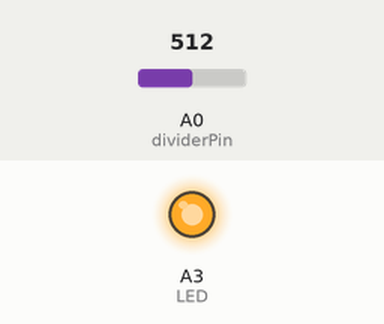
Recording of a sketch running on a simulated Arduino Uno, built with avr-gcc and run on an emulated ATmega328P. On the bench: output pins drawn as LEDs (lit = HIGH). The inputs (shaded band) are chosen by the test bench; at power-on: A0 (dividerPin) = 512.

Above: at 1.2 s.
1.3 s: A0 (dividerPin) set to 859
2.8 s: A0 (dividerPin) set to 892
At 3.8 s:
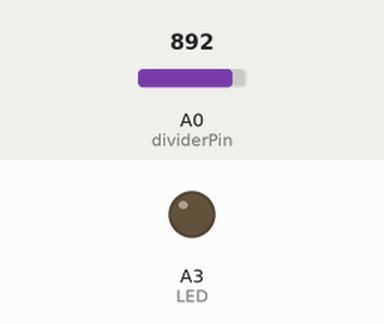
4.3 s: A0 (dividerPin) set to 716
At 4.9 s:
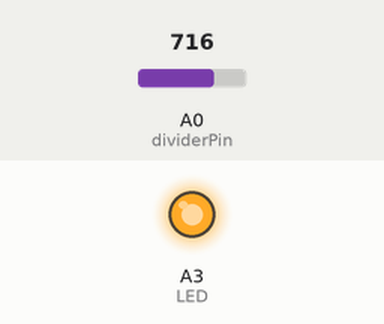
5.8 s: A0 (dividerPin) set to 900
At 7.2 s:
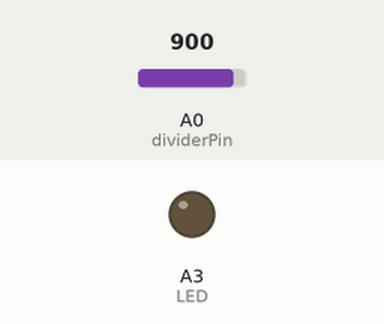
Timing chart, 0 to 8.3 s (numbered marks = the images above; inputs shaded):
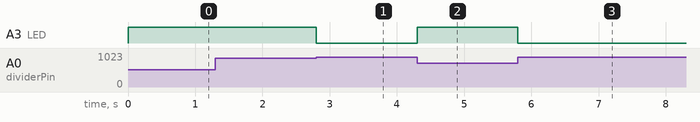

The sketch:

BatteryReadTest.ino
```cpp
#define dividerPin A0 //atmega voltage divider output connection on quadcopter board

#define R1 1589 //the resistor after which the voltage is read in the voltage divider
#define R2 983 //voltage divider resistor across which the voltage is read

#define logicHIGH 3.3 //the high voltage of our Arduino

#define LED A3 //atmega LED connection on quadcopter board

void setup() {
  pinMode(LED, OUTPUT);
  pinMode(dividerPin, INPUT);
  digitalWrite(LED, LOW);
}

void loop() {
   int batteryReadValue = analogRead(dividerPin);
  //calc battery voltage (in milliVolts)
  unsigned long batteryVoltage = (batteryReadValue * logicHIGH * (R1 + R2)) / (R2) * 1000 / 1023;

  if (batteryVoltage < 7400) //7400mV = 7.4V
  {
    digitalWrite(LED, HIGH); //we turn on the LED when the batteryVoltage is below nominal

  }
  else
  {
    digitalWrite(LED, LOW);
  }
}
```

Measured:
- the behaviour switches between 876 and 877 on A0 (dividerPin) (found by bisection; images 0 and 1)
- after the input at 1.3 s, every drawn part: stays the same
- after the input at 2.8 s, A3 (LED): HIGH → LOW at once
- after the input at 4.3 s, A3 (LED): LOW → HIGH at once
- after the input at 5.8 s, A3 (LED): HIGH → LOW at once
